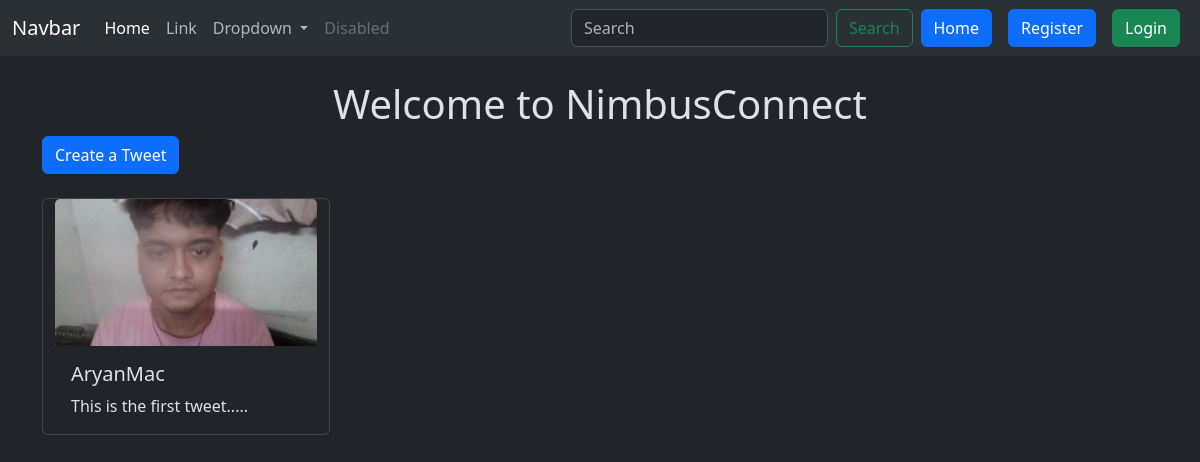
Page /tweet/ on the earlier database version.
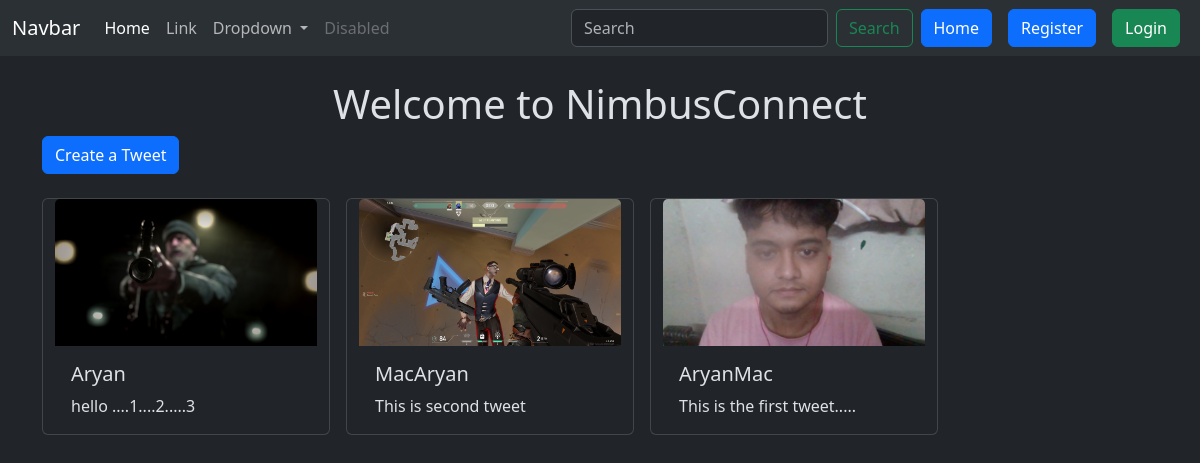
Same page on the later database version.
### tweet/models.py (models this page shows, shortened)
class Tweet(models.Model):
    user = models.ForeignKey(User, on_delete=models.CASCADE)
    text = models.TextField(max_length=240)
    photo = models.ImageField(upload_to='photos/', blank=True, null=True)
    created_at = models.DateTimeField(auto_now_add=True)
    updated_at = models.DateTimeField(auto_now=True)

### tweet/views.py (the view)
# urls.py: path('', views.tweet_list, name="tweet_list"),
def tweet_list(request):
    tweets = Tweet.objects.all().order_by('-created_at')
    return render(request, 'tweet_list.html', {'tweets': tweets})

### tweet/templates/tweet_list.html (shortened to what this page needs)
{% extends "layout.html" %}
{% block content %}
    <h1 class="text-center mt-4">Welcome to NimbusConnect</h1>
    <a class= "btn btn-primary mb-4" href="{% url 'tweet_create' %}">Create a Tweet</a>
    <div class="container row gap-3">
        {% for tweet in tweets %}
        <div class="card" style="width: 18rem;">
            <img src="{{tweet.photo.url}}" class="card-img-top" alt="...">
            <div class="card-body">
              <h5 class="card-title">{{tweet.user.username}}</h5>
              <p class="card-text">{{tweet.text}}</p>
            </div>
          </div>
        {% endfor %}
    </div>
{% endblock %}

### templates/layout.html (shortened to what this page needs)
{% load static %}
<!DOCTYPE html>
<html lang="en" data-bs-theme="dark">
<head>
    <link href="https://cdn.jsdelivr.net/npm/bootstrap@5.3.3/dist/css/bootstrap.min.css" rel="stylesheet">
</head>
<body>
    <nav class="navbar navbar-expand-lg bg-body-tertiary">
        <div class="container-fluid">
          <a class="navbar-brand" href="#">Navbar</a>
          <div class="collapse navbar-collapse" id="navbarSupportedContent">
            <ul class="navbar-nav me-auto mb-2 mb-lg-0">
              <li class="nav-item">
                <a class="nav-link active" aria-current="page" href="#">Home</a>
              </li>
              <li class="nav-item">
                <a class="nav-link" href="#">Link</a>
              </li>
              <li class="nav-item dropdown">
                <a class="nav-link dropdown-toggle" href="#" role="button" data-bs-toggle="dropdown" aria-expanded="false">
                  Dropdown
                </a>
              </li>
              <li class="nav-item">
                <a class="nav-link disabled" aria-disabled="true">Disabled</a>
              </li>
            </ul>
            <form class="d-flex" role="search">
              <input class="form-control me-2" type="search" placeholder="Search" aria-label="Search">
              <button class="btn btn-outline-success" type="submit">Search</button>
            </form>
            <a href="{% url 'tweet_list' %}" class="btn btn-primary mx-2">Home</a>
            {% if user.is_authenticated %}
            <form method="post" action={% url 'logout' %}>
              {% csrf_token %}
              <button class="btn btn-danger" type="submit">Logout</button>
            </form>
            {% else %}
            <a href="{% url 'register' %}" class="btn btn-primary mx-2">Register</a>
            <a href="{% url 'login' %}" class="btn btn-success mx-2">Login</a>
            {% endif %}
          </div>
        </div>
      </nav>
    <div class="container">
        {% block content %}{% endblock %}
    </div>
</body>
</html>

Differences in the rows shown:
added Tweet: photo (picture), user.username "Aryan", text "hello ....1....2.....3"
added Tweet: photo (picture), user.username "MacAryan", text "This is second tweet"
